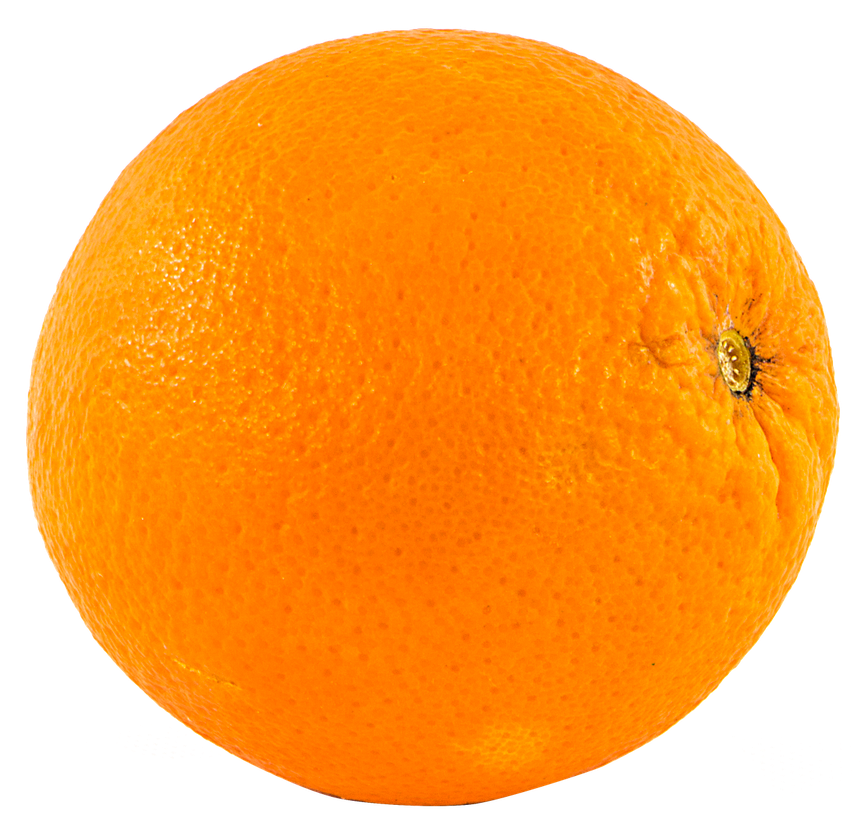
#> input picture docker/src/tasks/object_count/orange2.png, 862 x 819 px, shrunk from 1280 x 1216 before the run, found by its file name
$ python set-white-background.py
#> lines starting #> are read from the running program, lines starting #| are printed output that depends on the picture
from PIL import Image
import numpy as np
from scipy import ndimage

img = Image.open("/Users/matthewtranmer/repos/smart-task-scheduler/local/object_count/orange2.png").convert("RGBA")
#> img is the input picture: PIL image 862x819 RGBA; mean R, G, B, A 179.5, 97.8, 5.9, 177.9

pixels = img.load()
width, height = img.size
#> width = 862; height = 819

for y in range(height):
    for x in range(width):
        R, G, B, A = pixels[x, y]
        if A < 100:
            pixels[x, y] = 255, 255, 255, 255
            print(1)


# img = img.convert("L")
img.save("/Users/matthewtranmer/repos/smart-task-scheduler/local/object_count/test.png")
arr = np.array(img)

binary = arr < 240
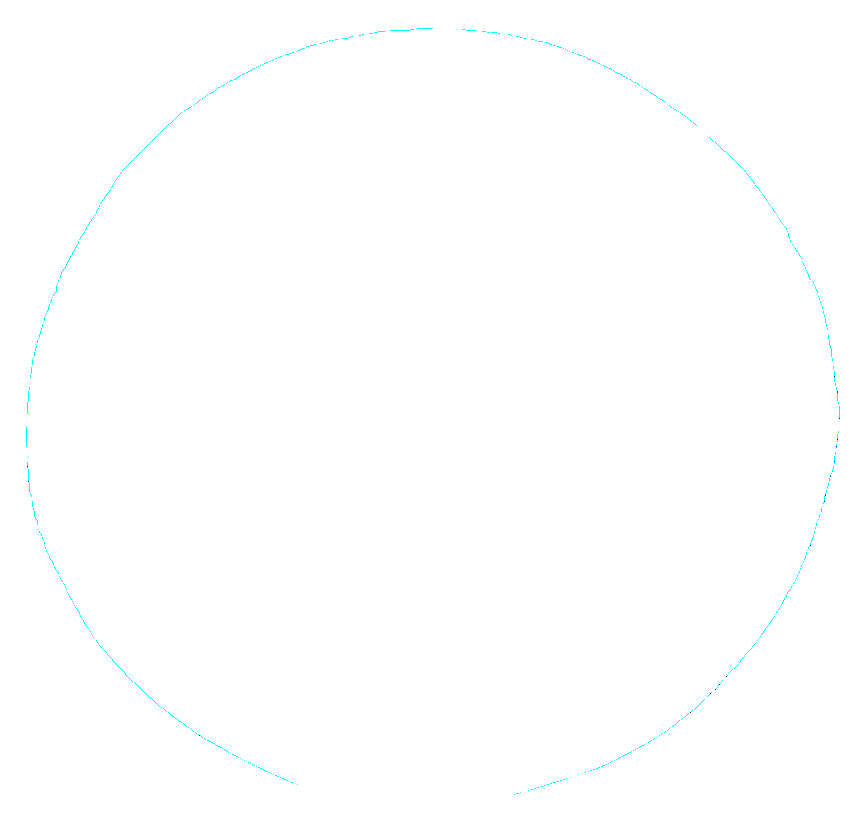
#> binary: shape (819, 862, 4) bool; mean R, G, B, A 0.00773, 0.698, 0.698, 0.00232; transparent parts drawn white
labels, count = ndimage.label(binary)
#> count = 1

print("Objects:", count)
